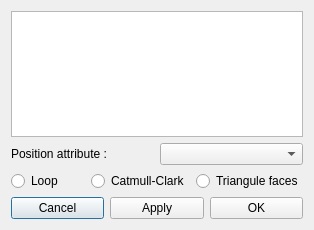
<?xml version="1.0" encoding="UTF-8"?>
<ui version="4.0">
 <class>SubdivideSurfaceDialog</class>
 <widget class="QDialog" name="SubdivideSurfaceDialog">
  <property name="geometry">
   <rect>
    <x>0</x>
    <y>0</y>
    <width>314</width>
    <height>230</height>
   </rect>
  </property>
  <property name="windowTitle">
   <string>Subdivide surface</string>
  </property>
  <layout class="QVBoxLayout" name="verticalLayout">
   <item>
    <widget class="QListWidget" name="mapList"/>
   </item>
   <item>
    <layout class="QHBoxLayout" name="horizontalLayout_2">
     <item>
      <widget class="QLabel" name="label_2">
       <property name="text">
        <string>Position attribute :</string>
       </property>
      </widget>
     </item>
     <item>
      <widget class="QComboBox" name="combo_positionAttribute">
       <property name="sizePolicy">
        <sizepolicy hsizetype="Preferred" vsizetype="Fixed">
         <horstretch>0</horstretch>
         <verstretch>0</verstretch>
        </sizepolicy>
       </property>
      </widget>
     </item>
    </layout>
   </item>
   <item>
    <layout class="QHBoxLayout" name="horizontalLayout">
     <item>
      <widget class="QRadioButton" name="radio_Loop">
       <property name="text">
        <string>Loop</string>
       </property>
      </widget>
     </item>
     <item>
      <widget class="QRadioButton" name="radio_CC">
       <property name="text">
        <string>Catmull-Clark</string>
       </property>
      </widget>
     </item>
     <item>
      <widget class="QRadioButton" name="radio_trianguleFaces">
       <property name="text">
        <string>Triangule faces</string>
       </property>
      </widget>
     </item>
    </layout>
   </item>
   <item>
    <layout class="QHBoxLayout" name="horizontalLayout_3">
     <item>
      <widget class="QPushButton" name="button_cancel">
       <property name="text">
        <string>Cancel</string>
       </property>
      </widget>
     </item>
     <item>
      <widget class="QPushButton" name="button_apply">
       <property name="text">
        <string>Apply</string>
       </property>
      </widget>
     </item>
     <item>
      <widget class="QPushButton" name="button_ok">
       <property name="text">
        <string>OK</string>
       </property>
      </widget>
     </item>
    </layout>
   </item>
  </layout>
 </widget>
 <resources/>
 <connections/>
</ui>
